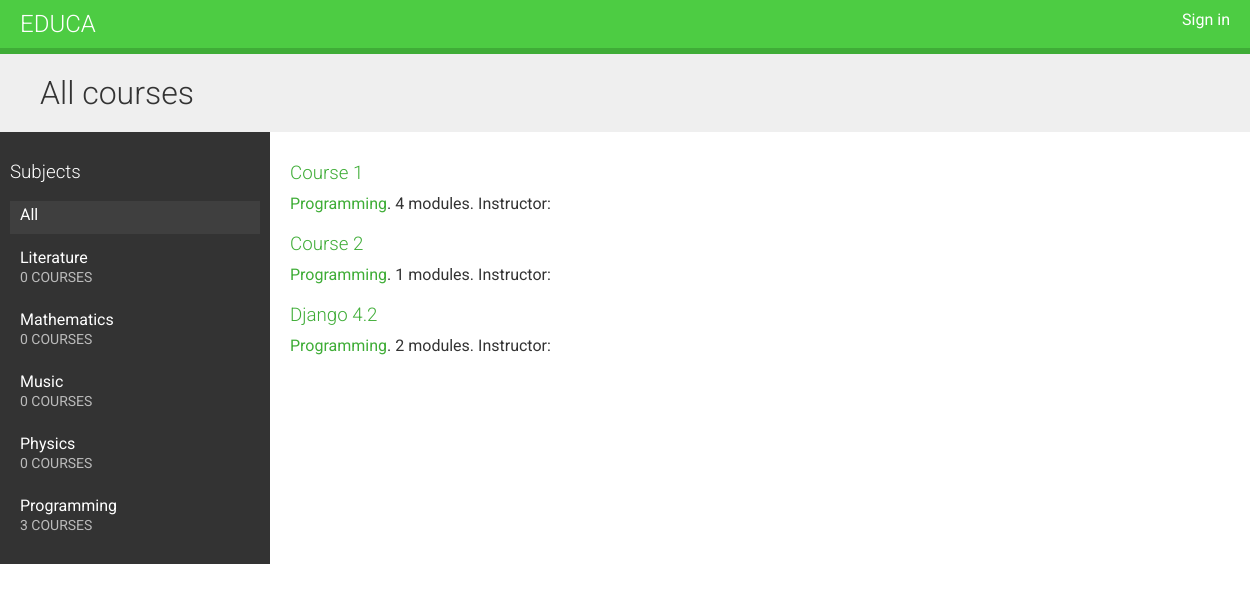
The app's page /, older data.
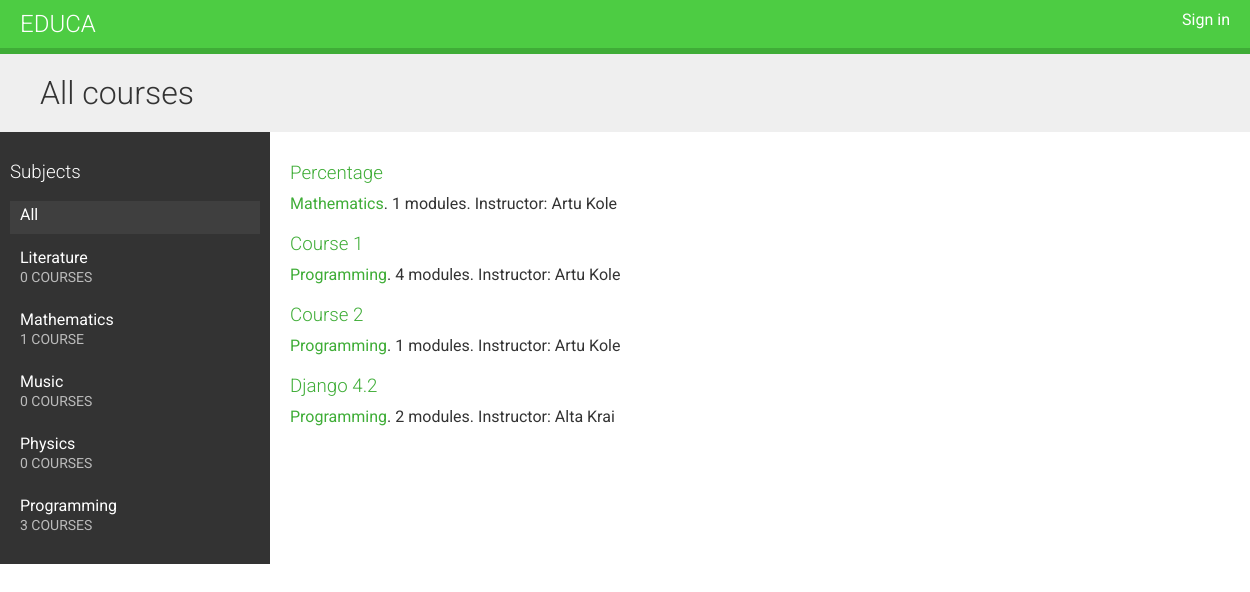
The same page, newer data.
### courses/models.py (models this page shows, shortened)
class Subject(models.Model):
    title = models.CharField(max_length=200)
    slug = models.SlugField(max_length=200, unique=True)
    class Meta:
        ordering = ['title']
    def __str__(self):
        return self.title

class Course(models.Model):
    owner = models.ForeignKey(User,
                              related_name='courses_created',
                              on_delete=models.CASCADE)
    subject = models.ForeignKey(Subject,
                                related_name='courses',
                                on_delete=models.CASCADE)
    title = models.CharField(max_length=200)
    slug = models.SlugField(max_length=200, unique=True)
    overview = models.TextField()
    created = models.DateTimeField(auto_now_add=True)
    students = models.ManyToManyField(User,
                                      related_name='courses_joined',
                                      blank=True)
    class Meta:
        ordering = ['-created']

### courses/views.py (the view)
# urls.py: path('', CourseListView.as_view(), name='course_list'),
class CourseListView(TemplateResponseMixin, View):
    model = Course
    template_name = 'courses/course/list.html'
    def get(self, request, subject=None):
        subjects = cache.get('all_subjects')
        if not subjects:
            subjects = Subject.objects.annotate(
                            total_courses=Count('courses'))
            cache.set('all_subjects', subjects)
        all_courses = Course.objects.annotate(
                        total_modules=Count('modules'))
        if subject:
            subject = get_object_or_404(Subject, slug=subject)
            key = f'subject_{subject.id}_courses'
            courses = cache.get(key)
            if not courses:
                courses = all_courses.filter(subject=subject)
                cache.set(key, courses)
        else:
            courses = cache.get('all_courses')
            if not courses:
                courses = all_courses
                cache.set('all_courses', courses)
        return self.render_to_response({'subjects': subjects,
                                        'subject': subject,
                                        'courses': courses})

### courses/templates/courses/course/list.html (shortened to what this page needs)
{% extends "base.html" %}
{% block content %}
  <h1>
    {% if subject %}
      {{ subject.title }} courses
    {% else %}
      All courses
    {% endif %}
  </h1>
  <div class="contents">
    <h3>Subjects</h3>
    <ul id="modules">
      <li {% if not subject %} class="selected"{% endif %}>
        <a href="{% url 'course_list' %}">All</a>
      </li>
      {% for s in subjects %}
        <li {% if subject == s %} class="selected"{% endif %}>
          <a href="{% url 'course_list_subject' s.slug %}">
            {{ s.title }}
            <br>
            <span>
              {{ s.total_courses }} course{{ s.total_courses|pluralize }}
            </span>
          </a>
        </li>
      {% endfor %}
    </ul>
  </div>
  <div class="module">
    {% for course in courses %}
      {% with subject=course.subject %}
        <h3>
          <a href="{% url 'course_detail' course.slug %}">
            {{ course.title }}
          </a>
        </h3>
        <p>
          <a href="{% url 'course_detail' course.slug %}">{{ subject }}</a>.
            {{ course.total_modules }} modules.
            Instructor: {{ course.owner.get_full_name }}
        </p>
      {% endwith %}
    {% endfor %}
  </div>
{% endblock %}

### courses/templates/base.html (shortened to what this page needs)
{% load static %}
<!DOCTYPE html>
<html lang="en">
<head>
    <link href="{% static 'css/base.css' %}" rel="stylesheet">
</head>
<body>
    <div id="header">
        <a href="/" class="logo">Educa</a>
        <ul class="menu">
            {% if request.user.is_authenticated %}
                <li><a href="{% url 'logout' %}">Sign out</a></li>
            {% else %}
                <li><a href="{% url 'login' %}">Sign in</a></li>
            {% endif %}
        </ul>
    </div>
    <div id="content">
        {% block content %}
        {% endblock %}
    </div>
</body>
</html>

### courses/static/css/base.css (style rules this page uses)
body { margin:0; font-family:'Roboto', sans-serif; font-weight:400; color:#333; }
a { color:#3fad37; text-decoration:none; }
ul { float:left; }
h1, h2, h3, h4, h5, h6 { font-family:'Roboto', sans-serif; font-weight:300; }
h1 { background:#efefef; width:100%; overflow:auto; padding:20px 0 20px 40px; margin:0; }
.module { padding:10px 20px; float:left; width:600px; }
.module h3 { margin:20px 0 0; padding:0; width:100%; }
.module p { margin:10px 0 20px; width:100%; float:left; }
#header { background:#4dcc43; overflow:auto; padding:10px 20px; border-bottom:6px solid #3fad37; }
#header .logo { text-decoration:none; font-family:'Roboto', sans-serif; font-weight:300; text-transform:uppercase; font-size:24px; color:#fff; float:left; }
#header a { color:#fff; }
#header .menu { list-style:none; float:right; margin:0; padding:0; }
.contents { width:20%; padding:10px; float:left; background:#333; color: #fff; font-family:'Roboto', sans-serif; }
.contents ul { list-style:none; margin:0; padding:0; width:100%; }
.contents ul li { margin:0 0 10px 0; padding:4px 10px 10px; overflow:auto; cursor:move; }
.contents ul li.selected { background:#3f3f3f; }
.contents ul span { text-transform:uppercase; color:#bbb; font-size:14px; }
.contents ul a { display:block; color:#fff; text-decoration:none; }

Row changes from the older to the newer data that the page shows:
computed for Subject "Mathematics": total_courses "0" → "1"
added Course: title "Percentage", subject "Mathematics", total_modules "1", owner.get_full_name "Artu Kole"
changed through a linked row, Course "Course 1": owner.get_full_name (not shown) → "Artu Kole"
changed through a linked row, Course "Course 2": owner.get_full_name (not shown) → "Artu Kole"
changed Course "Django 4.2": owner.get_full_name (not shown) → "Alta Krai"
